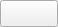
<?xml version="1.0" encoding="UTF-8"?>
<ui version="4.0">
 <class>QQTPushButton</class>
 <widget class="QPushButton" name="QQTPushButton">
  <property name="geometry">
   <rect>
    <x>0</x>
    <y>0</y>
    <width>58</width>
    <height>27</height>
   </rect>
  </property>
  <property name="windowTitle">
   <string>Form</string>
  </property>
 </widget>
 <resources/>
 <connections/>
</ui>
